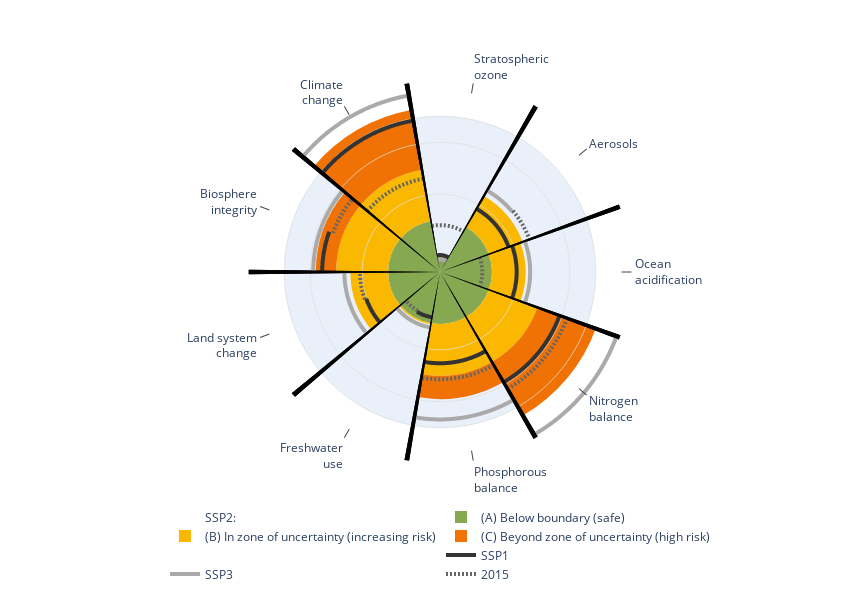

The code cell stored with this chart in its notebook:
### Code cell
years = [1970, 2015, 2030, 2050]

n_x, n_y = 1, 1

fig2 = make_subplots(n_y, n_x)
# left_align_subplot_titles(fig)

max_val = 3.7
bg_limit = 3

fig2.add_scatterpolar(r=[None], theta=[None], mode='lines', line={'color': 'rgba(0,0,0,0)'}, name='SSP2:')
extra_layout1 = add_pb_subplot(data_SSPs, "SSP2", fig2, 'polar', 'polar2', range_x(1, n_x), range_y(1, n_y), max_val=max_val, bg_limit=bg_limit, show_safety_grid=False)

# _ref = data_SSPs['2015']
fig2.add_scatterpolar(r=[None], theta=[None], mode='lines', line={'color': 'rgba(0,0,0,0)'}, name=' ')
_ref = None
extra_layout2 = add_pb_subplot_lines(
    data_SSPs.loc[:,['SSP1', 'SSP3', '2015']], _ref, fig2, 'polar', 'polar2', range_x(1, n_x), range_y(1, n_y),
    max_val=max_val, bg_limit=bg_limit, ticks=None, colors=['#333', '#AAA', '#666'], dashes=['solid', 'solid', '2px 2px'], ref_color='#CCC', show_safety_grid=False, showbg=False
)

fig2.update_layout(
    **extra_layout1,
    height=600, width=850,
    margin={'b': 20, 'l': 50, 't': 80, 'r': 20},
    legend={'orientation': 'h', 'x': 0.5, "xanchor": "center"}
)
